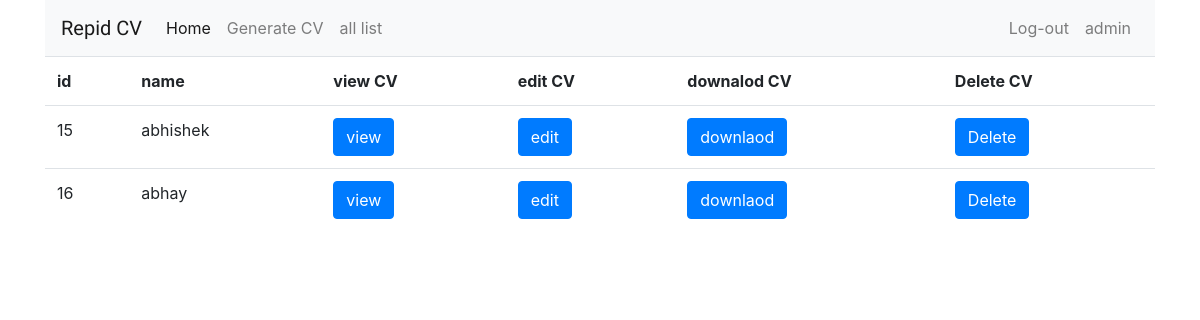
The page /list/ (signed in) on the database as committed earlier.
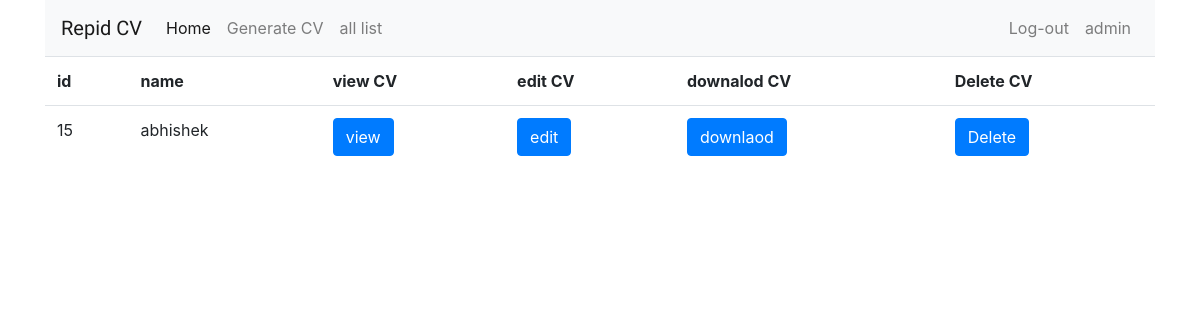
The same page on the database as committed later.
### pdf/models.py (models this page shows, shortened)
class profile(models.Model):
    name = models.CharField(max_length=200)
    email = models.EmailField()
    phone = models.CharField(max_length=200)
    summary = models.TextField(default="Effective communication and collaboration are at the core of my professional approach. I thrive in dynamic, fast-paced environments and am adept at adapting to evolving challenges. A natural problem-solver, I am confident in my ability to contribute positively to any team or project.")
    degree = models.CharField(max_length=200)
    school = models.CharField(max_length=200)
    university = models.CharField(max_length=200)
    previous_work = models.CharField(max_length=200)
    skills = models.CharField(max_length=1000)

### pdf/views.py (the view)
# urls.py: path("list/",views.get_list,name="data_list"),
@login_required
def get_list(request):
    list=profile.objects.all()
    return render(request,'pdf/all_list.html',{'all_data':list})

### pdf/templates/pdf/all_list.html
{% extends "pdf/base_base.html" %}
{%block cv%}
        <table class="table">
            <tr>
                <th scope="col">id</th>
                <th scope="col">name</th>
                <th scope="col">view CV</th>
                <th scope="col">edit CV</th>
                <th scope="col">downalod CV</th>
                <th scope="col">Delete CV</th>
              </tr>
            {% for i in all_data%}
              <tr>
                <td>{{i.id}}</td>
                <td>{{i.name}}</td>
                <td><a class="btn btn-primary" href="{% url 'cv:view' i.id %}">view</a></td>
                <td><a class="btn btn-primary" href="{% url 'cv:edit_profile' i.id %}">edit</a></td>
                <td><a class="btn btn-primary" href="{% url 'cv:resume' i.id %}">downlaod</a></td>
                <td><a class="btn btn-primary" href="{% url 'cv:delete' i.id %}">Delete</a></td>
              </tr>
              {% endfor %}
          </table>
{%endblock%}

Rows that differ between the two databases and show on the page:
removed profile: id "16", name "abhay"
